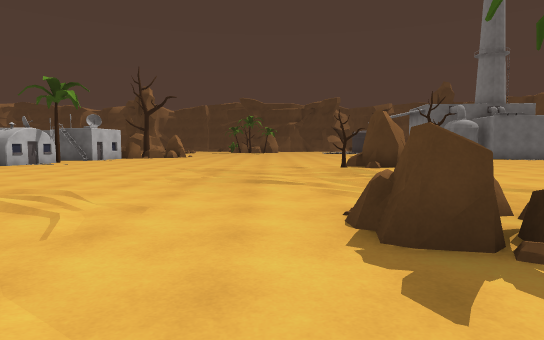
[1] (above)

24 first-person views from a walk through a 3-D level made in the Unity game engine. The camera is 1.2 m above the floor, tilts 4° down and sees 75° across. The floor is counted in squares, 2 m on a side. Each view is taken from the middle of a square. On the plan, view 1 faces up. The plan holds only what a view shows up to about 10 squares ahead; the rest is blank. The place goes on beyond the plan. Some animated figures are left out.

[2]
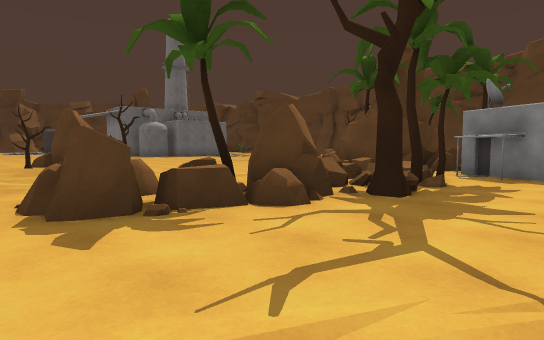

[3]
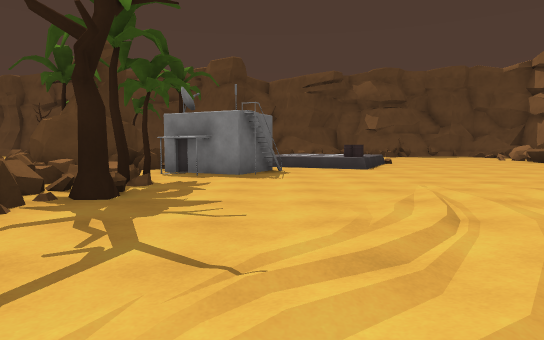

[4]
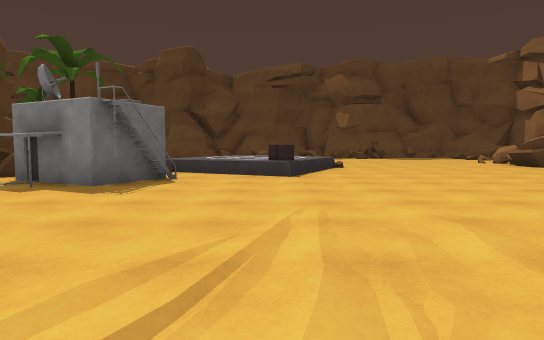

[5]
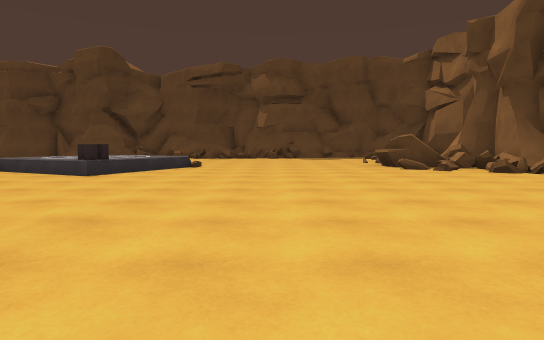

[6]
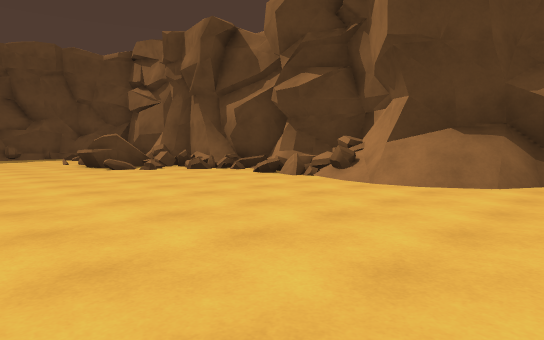

[7]
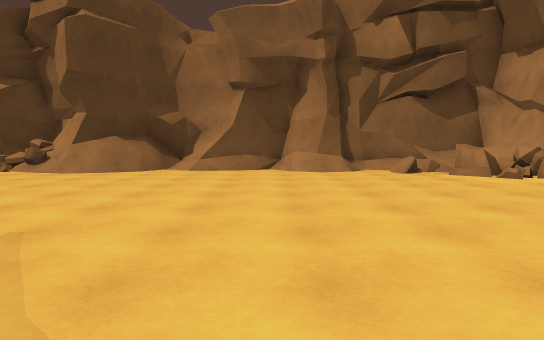

[8]
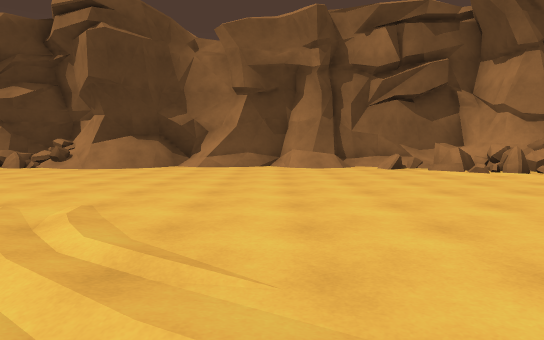

[9]
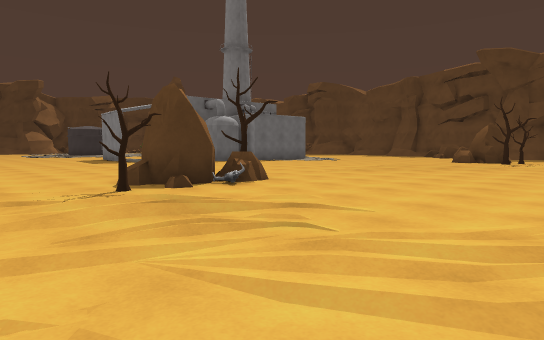

[10]
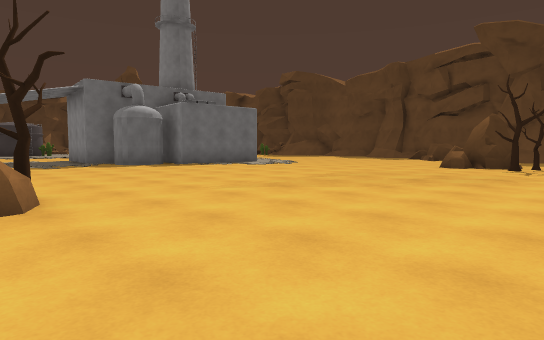

[11]
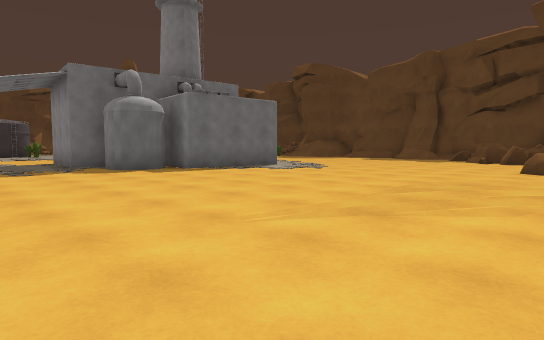

[12]
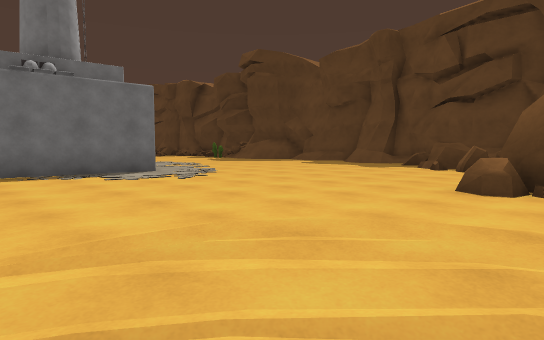

[13]
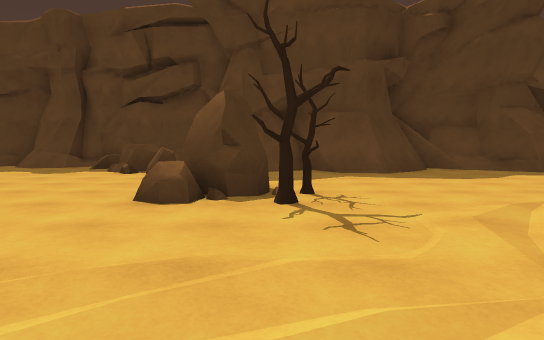

[14]
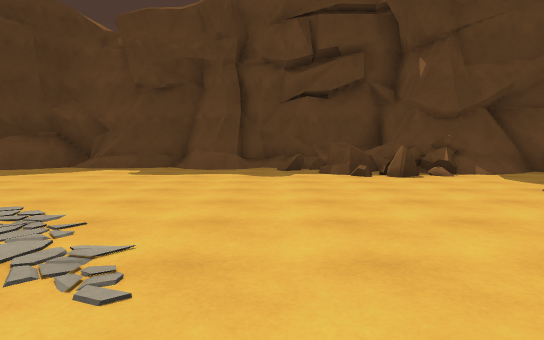

[15]
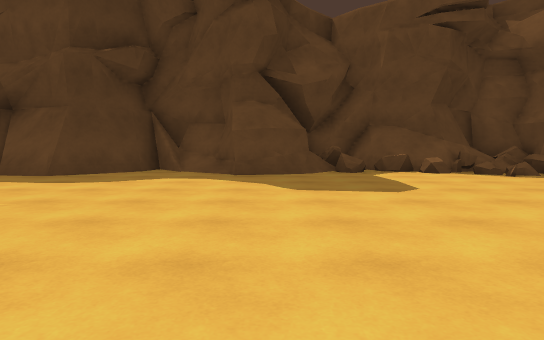

[16]
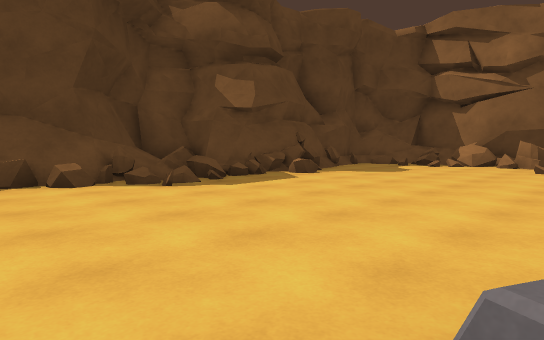

[17]
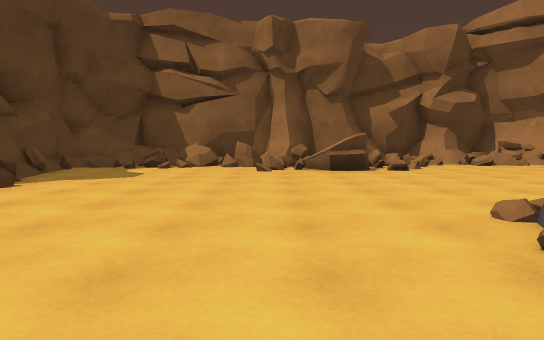

[18]
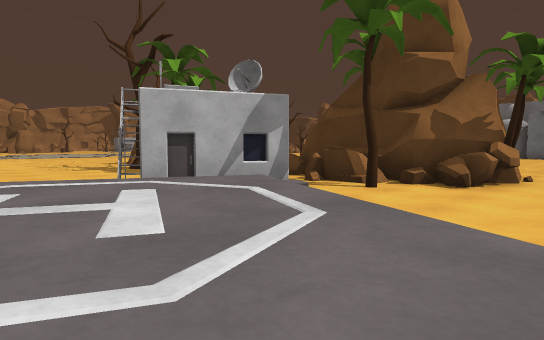

[19]
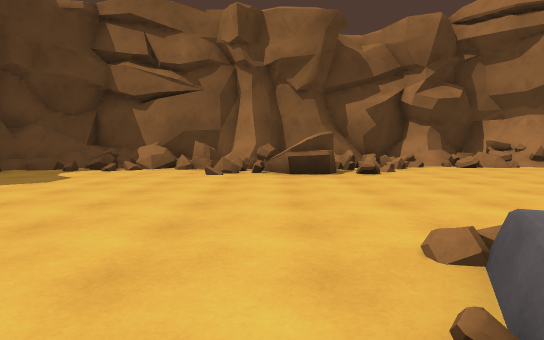

[20]
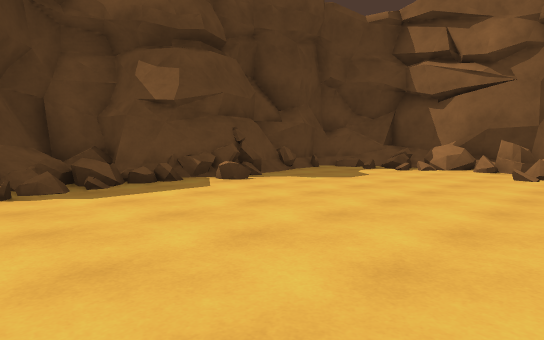

[21]
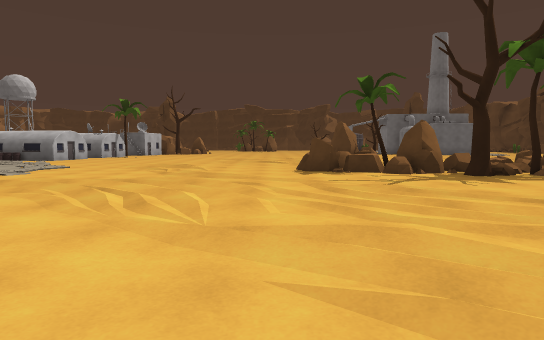

[22]
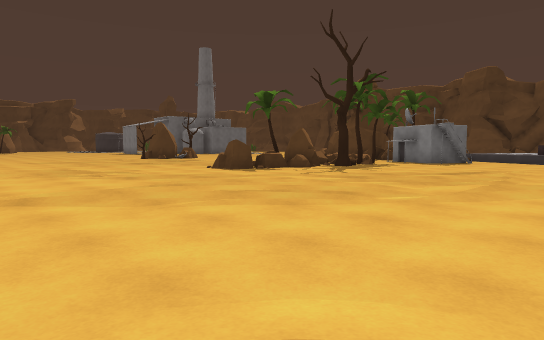

[23]
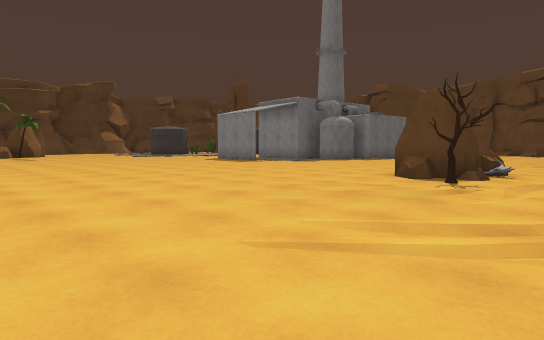

[24]
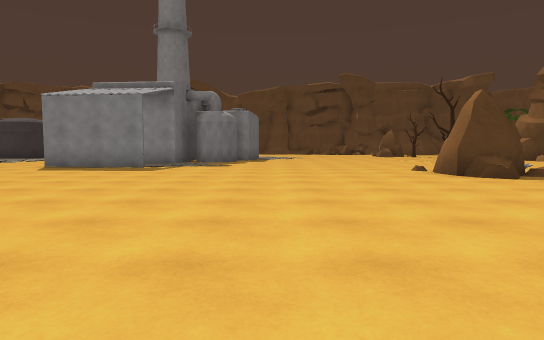

### Floor plan
Key: @ floor where view 1 was taken; # wall or solid block; x gap in a wall; . main floor; : floor 0.5 m higher than the main floor; / step, stairs or slope; = window, fence, low wall or low ledge; ^ raised ledge; R rock; T tree; B building; O other object.
Columns run from 5 left of view 1 to 21 right of it. Each row starts with its distance up from view 1.
 20        ....#.            /#
 19    .. .....#.#          .=#
 18   ...........##       ....#
 17   ............##     .....#
 16   .............####.......#
 15  ......................../#
 14   ......................./#
 13   ......................./#
 12  .......................==#
 11  .......RRT............=^ #
 10 .......TRR.............#=##
  9 ......./...........RR...##
  8 ......//...........TT...##
  7 ........................##
  6 ....//................./#
  5  ..........     T....../##
  4 ..........  O#  #T....../##
  3 ......RR..=.=####.......=##
  2 .......RTR== =^T........##
  1 .........TTTBBB.........##
  0 .....@.......BB /.......###
 -1 .............B..=/......=##
 -2 ...............::/=.....=##
 -3 ..............=/://.....=##
 -4 ....../......../==...../=##
 -5 .................=...../x.#
 -6   ......................###
 -7   .....................##
 -8  .......................#
 -9 ........................#
-10 .................=......##
-11 x=..............##==.....#
-12 ^^=......//....===#=^==#=#
-13 ###/#.##=/#===#=######==##
-14  ########^^#######  ####
-15            ##

Positions as (right, up) in squares from view 1, and headings:
1: (0, 0), facing up
2: (0, -1), facing up-right
3: (0, -1), facing right
4: (2, -3), facing right
5: (2, -7), facing right
6: (2, -7), facing down-right
7: (0, -4), facing down
8: (0, -3), facing down
9: (0, 5), facing up-right
10: (4, 6), facing up-right
11: (5, 8), facing up-right
12: (9, 8), facing up-right
13: (10, 8), facing right
14: (11, 13), facing right
15: (11, 1), facing right
16: (13, -1), facing down-right
17: (14, -2), facing down
18: (13, -3), facing up-left
19: (13, -3), facing down
20: (13, -3), facing down-right
21: (0, -6), facing up
22: (-5, -5), facing up-right
23: (-4, 8), facing up-right
24: (-4, 15), facing right
